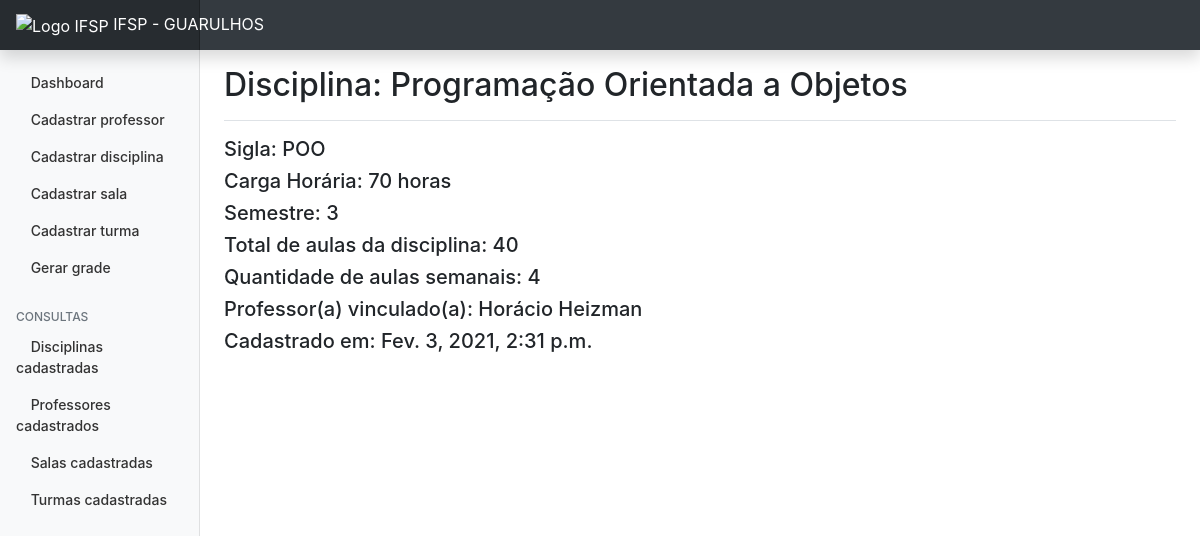
The page /disciplinas/exibedisciplina/2 on the database its author committed.
### disciplinas/models.py (models this page shows, shortened)
class Disciplina(models.Model):
    STATUS_CHOICES = (
        ("1", "Ativo"),
        ("2", "Inativo"),
    )
    CATEGORY_CHOICES = (
        ("1", "Teórica"),
        ("2", "Prática")
    )
    nome = models.CharField(max_length=150, blank=False, null=False)
    sigla = models.CharField(max_length=15, blank=False, null=False)
    carga_hor = models.IntegerField(blank=False, null=False)
    semestre = models.IntegerField(blank=False, null=False)
    total_aulas = models.IntegerField(blank=False, null=False)
    aulas_semanais = models.IntegerField(blank=False, null=False)
    status = models.CharField(max_length=1, choices=STATUS_CHOICES, blank=True, default=1)
    professor = models.ForeignKey(Professor, on_delete=models.CASCADE, null=True, blank=True)
    criado_em = models.DateTimeField(auto_now_add=True)
    atualizado_em = models.DateTimeField(auto_now=True)
    categoria = models.CharField(max_length=1, choices=CATEGORY_CHOICES)

### professores/models.py (models this page shows)
class Professor(models.Model):
    STATUS_CHOICES = (
        ("1", "Ativo"),
        ("2", "Inativo"),
    )
    nome = models.CharField(max_length=150, blank=False, null=True)
    matricula = models.CharField(max_length=30, blank=False, null=False, unique=True)
    email = models.CharField(max_length=100)
    jornada_sem = models.IntegerField(blank=False)
    max_aulas_dia = models.IntegerField(blank=False)
    status = models.CharField(max_length=1, choices=STATUS_CHOICES, blank=True, default=1)
    criado_em = models.DateTimeField(auto_now_add=True)
    atualizado_em = models.DateTimeField(auto_now=True)
    def __str__(self):
        return self.nome

### disciplinas/views.py (the view)
# urls.py: path('exibedisciplina/<int:id>', views.exibeDisciplina, name='exibe-disciplina'),
def exibeDisciplina(request, id):
    disciplina = get_object_or_404(Disciplina, pk=id)
    return render(request, 'disciplinas/exibedisciplina.html', {'disciplina': disciplina})

### disciplinas/templates/disciplinas/exibedisciplina.html (shortened to what this page needs)
{% extends 'base.html' %}
{% block content %}
<div class="d-flex justify-content-between flex-wrap flex-md-nowrap align-items-center pt-3 pb-2 mb-3 border-bottom">
        <h1 class="h2">Disciplina: {{ disciplina.nome }}</h1>
      </div>
        <h5>Sigla: {{ disciplina.sigla }}</h5>
        <h5>Carga Horária: {{ disciplina.carga_hor }} horas</h5>
        <h5>Semestre: {{ disciplina.semestre }}</h5>
        <h5>Total de aulas da disciplina: {{ disciplina.total_aulas }}</h5>
        <h5>Quantidade de aulas semanais: {{ disciplina.aulas_semanais }}</h5>
        <h5>Professor(a) vinculado(a): {{ disciplina.professor }}</h5>
        <h5>Cadastrado em: {{ disciplina.criado_em }}</h5>
{% endblock %}

### dashboard/static/css/style.css (style rules this page uses)
body { font-size: .875rem; }

### rows shown on the page
Disciplina: nome "Programação Orientada a Objetos", sigla "POO", carga_hor "70", semestre "3", total_aulas "40", aulas_semanais "4", professor "Horácio Heizman", criado_em "Fev. 3, 2021, 2:31 p.m."
